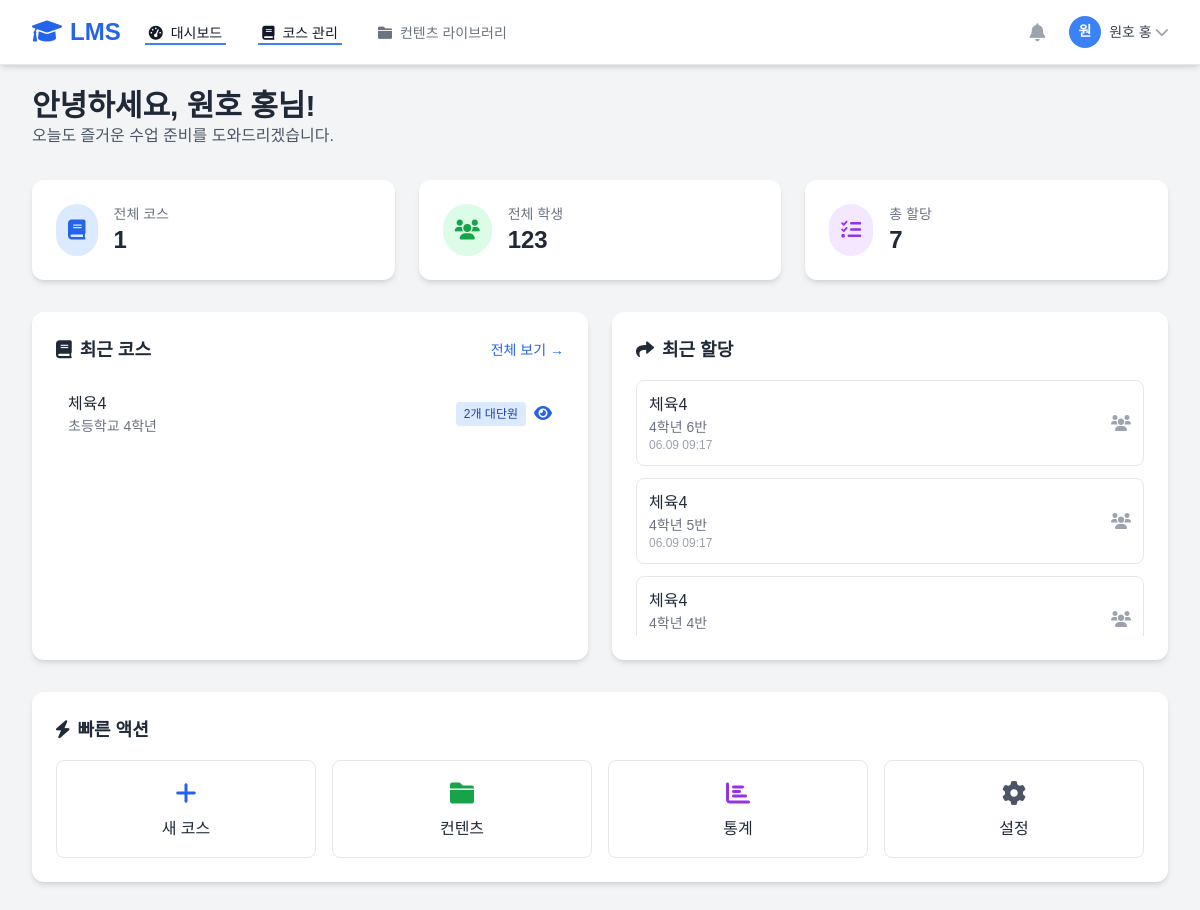
The app's page /teacher/course_dashboard/ (signed in) with its own data.
### teacher/models.py (models this page shows, shortened)
class Course(models.Model):
    subject_name = models.CharField('과목명', max_length=100)
    target = models.CharField('대상', max_length=100)
    description = models.TextField('설명', blank=True)
    teacher = models.ForeignKey(Teacher, on_delete=models.CASCADE, verbose_name='담당교사')
    is_active = models.BooleanField('활성화', default=True)
    created_at = models.DateTimeField('생성일', auto_now_add=True)
    updated_at = models.DateTimeField('수정일', auto_now=True)
    class Meta:
        verbose_name = '코스'
        verbose_name_plural = '코스'
        ordering = ['-created_at']

class CourseAssignment(models.Model):
    course = models.ForeignKey('Course', on_delete=models.CASCADE, related_name='assignments')
    assigned_class = models.ForeignKey(
        'accounts.Class',  # accounts 앱의 Class 모델
        on_delete=models.CASCADE,
        null=True,
        blank=True,
        related_name='course_assignments'
    )
    assigned_student = models.ForeignKey(
        'accounts.Student',  # accounts 앱의 Student 모델
        on_delete=models.CASCADE,
        null=True,
        blank=True,
        related_name='course_assignments'
    )
    assigned_at = models.DateTimeField(auto_now_add=True)
    due_date = models.DateTimeField(null=True, blank=True)
    is_completed = models.BooleanField(default=False)
    completed_at = models.DateTimeField(null=True, blank=True)
    class Meta:
        db_table = 'teacher_course_assignment'
        verbose_name = '코스 할당'
        verbose_name_plural = '코스 할당'
        unique_together = [
            ('course', 'assigned_class'),
            ('course', 'assigned_student'),
        ]
        indexes = [
            models.Index(fields=['course', 'assigned_class']),
            models.Index(fields=['course', 'assigned_student']),
            models.Index(fields=['due_date']),
        ]

### accounts/models.py (models this page shows, shortened)
class Class(models.Model):
    school = models.ForeignKey(School, on_delete=models.CASCADE)
    teachers = models.ManyToManyField(
        Teacher,
        through='ClassTeacher',  # 아래 정의된 중간 모델을 사용
        related_name='classes',
        verbose_name="담당 교사들"
    )
    grade = models.IntegerField(verbose_name="학년")
    class_number = models.IntegerField(verbose_name="반")
    name = models.CharField(max_length=50, verbose_name="학급명")
    created_at = models.DateTimeField(auto_now_add=True)
    class Meta:
        verbose_name = "학급"
        verbose_name_plural = "학급들"
        unique_together = ['school', 'grade', 'class_number']

### teacher/views.py (the view)
# urls.py: path('course_dashboard/',views.course_dashboard_view,name='course_dashboard'),
@login_required
@teacher_required
def course_dashboard_view(request):
    teacher = request.user.teacher
    stats = get_teacher_dashboard_stats(teacher)
    recent_courses = Course.objects.filter(teacher=teacher).order_by('-created_at')[:5]
    recent_students = Student.objects.filter(
        school_class__teachers=teacher
    ).select_related('user', 'school_class').order_by('-created_at').distinct()[:5]
    recent_assignments = CourseAssignment.objects.filter(
        course__teacher=teacher
    ).select_related('course', 'assigned_class', 'assigned_student').order_by('-assigned_at')[:10]
    context = {
        'stats': stats,
        'recent_courses': recent_courses,
        'recent_students': recent_students,
        'recent_assignments': recent_assignments,
    }
    return render(request, 'teacher/dashboard_0530.html', context)

### teacher/utils.py (called while the page is built)
def get_teacher_dashboard_stats(teacher):
    from accounts.models import Student, Class
    from teacher.models import Course, CourseAssignment
    teacher_classes = Class.objects.filter(teachers=teacher)
    total_students = Student.objects.filter(school_class__in=teacher_classes).distinct().count()
    total_classes_count = teacher_classes.count()
    total_courses = Course.objects.filter(teacher=teacher).count()
    total_assignments = CourseAssignment.objects.filter(course__teacher=teacher).count()
    return {
        'total_courses': total_courses,
        'total_students': total_students,
        'total_classes': total_classes_count,
        'total_assignments': total_assignments, # 템플릿과 일치시키기 위해 변수명 변경/추가
    }

### templates/teacher/dashboard_0530.html (shortened to what this page needs)
{% extends 'teacher/base.html' %}
{% block content %}
<div class="max-w-7xl mx-auto">
    <div class="mb-8">
        <h1 class="text-3xl font-bold text-gray-800">안녕하세요, {{ user.get_full_name }}님!</h1>
        <p class="text-gray-600">오늘도 즐거운 수업 준비를 도와드리겠습니다.</p>
    </div>
    <div class="grid grid-cols-1 md:grid-cols-3 gap-6 mb-8">
        <div class="bg-white rounded-xl shadow-md p-6">
            <div class="flex items-center">
                <div class="p-3 bg-blue-100 rounded-full">
                    <i class="fas fa-book text-blue-600 text-xl"></i>
                </div>
                <div class="ml-4">
                    <p class="text-gray-500 text-sm">전체 코스</p>
                    <p class="text-2xl font-bold text-gray-800">{{ stats.total_courses }}</p>
                </div>
            </div>
        </div>
        <div class="bg-white rounded-xl shadow-md p-6">
            <div class="flex items-center">
                <div class="p-3 bg-green-100 rounded-full">
                    <i class="fas fa-users text-green-600 text-xl"></i>
                </div>
                <div class="ml-4">
                    <p class="text-gray-500 text-sm">전체 학생</p>
                    <p class="text-2xl font-bold text-gray-800">{{ stats.total_students }}</p>
                </div>
            </div>
        </div>
        <div class="bg-white rounded-xl shadow-md p-6">
            <div class="flex items-center">
                <div class="p-3 bg-purple-100 rounded-full">
                    <i class="fas fa-tasks text-purple-600 text-xl"></i>
                </div>
                <div class="ml-4">
                    <p class="text-gray-500 text-sm">총 할당</p>
                    <p class="text-2xl font-bold text-gray-800">{{ stats.total_assignments }}</p>
                </div>
            </div>
        </div>
    </div>
    <div class="grid grid-cols-1 lg:grid-cols-2 gap-6">
        <div class="bg-white rounded-xl shadow-md p-6">
            <div class="flex items-center justify-between mb-4">
                <h3 class="text-lg font-semibold text-gray-800">
                    <i class="fas fa-book mr-2"></i>최근 코스
                </h3>
                <a href="{% url 'teacher:course_list' %}" class="text-blue-600 hover:text-blue-800 text-sm">
                    전체 보기 →
                </a>
            </div>
            {% if recent_courses %}
            <div class="space-y-3">
                {% for course in recent_courses %}
                <div class="flex items-center justify-between p-3 hover:bg-gray-50 rounded-lg transition duration-200">
                    <div>
                        <h4 class="font-medium text-gray-800">{{ course.subject_name }}</h4>
                        <p class="text-sm text-gray-500">{{ course.target }}</p>
                    </div>
                    <div class="flex items-center space-x-2">
                        <span class="text-xs bg-blue-100 text-blue-800 px-2 py-1 rounded">
                            {{ course.chapters.count }}개 대단원
                        </span>
                        <a href="{% url 'teacher:course_detail' course.id %}"
                           class="text-blue-600 hover:text-blue-800">
                            <i class="fas fa-eye"></i>
                        </a>
                    </div>
                </div>
                {% endfor %}
            </div>
            {% endif %}
        </div>
        <div class="bg-white rounded-xl shadow-md p-6">
            <div class="flex items-center justify-between mb-4">
                <h3 class="text-lg font-semibold text-gray-800">
                    <i class="fas fa-share mr-2"></i>최근 할당
                </h3>
            </div>
            {% if recent_assignments %}
            <div class="space-y-3 max-h-64 overflow-y-auto">
                {% for assignment in recent_assignments %}
                <div class="flex items-center justify-between p-3 border border-gray-200 rounded-lg">
                    <div>
                        <h4 class="font-medium text-gray-800">{{ assignment.course.subject_name }}</h4>
                        <p class="text-sm text-gray-500">
                            {% if assignment.assigned_class %}
                                {{ assignment.assigned_class.name }}
                            {% else %}
                                {{ assignment.assigned_student.user.get_full_name }}
                            {% endif %}
                        </p>
                        <p class="text-xs text-gray-400">{{ assignment.assigned_at|date:"m.d H:i" }}</p>
                    </div>
                    <i class="fas fa-{% if assignment.assigned_class %}users{% else %}user{% endif %} text-gray-400"></i>
                </div>
                {% endfor %}
            </div>
            {% else %}
            <div class="text-center py-8">
                <i class="fas fa-share text-4xl text-gray-300 mb-4"></i>
                <p class="text-gray-500">할당 기록이 없습니다</p>
            </div>
            {% endif %}
        </div>
    </div>
    <div class="mt-8 bg-white rounded-xl shadow-md p-6">
        <h3 class="text-lg font-semibold text-gray-800 mb-4">
            <i class="fas fa-bolt mr-2"></i>빠른 액션
        </h3>
        <div class="grid grid-cols-2 md:grid-cols-4 gap-4">
            <a href="{% url 'teacher:course_create' %}"
               class="flex flex-col items-center p-4 border border-gray-200 rounded-lg hover:bg-gray-50 transition duration-200">
                <i class="fas fa-plus text-blue-600 text-2xl mb-2"></i>
                <span class="text-gray-800 font-medium">새 코스</span>
            </a>
            <a href="#"
               class="flex flex-col items-center p-4 border border-gray-200 rounded-lg hover:bg-gray-50 transition duration-200">
                <i class="fas fa-folder text-green-600 text-2xl mb-2"></i>
                <span class="text-gray-800 font-medium">컨텐츠</span>
            </a>
            <a href="#" onclick="alert('기능 개발 중입니다.')"
               class="flex flex-col items-center p-4 border border-gray-200 rounded-lg hover:bg-gray-50 transition duration-200">
                <i class="fas fa-chart-bar text-purple-600 text-2xl mb-2"></i>
                <span class="text-gray-800 font-medium">통계</span>
            </a>
            <a href="#" onclick="alert('기능 개발 중입니다.')"
               class="flex flex-col items-center p-4 border border-gray-200 rounded-lg hover:bg-gray-50 transition duration-200">
                <i class="fas fa-cog text-gray-600 text-2xl mb-2"></i>
                <span class="text-gray-800 font-medium">설정</span>
            </a>
        </div>
    </div>
</div>
{% endblock %}

### templates/teacher/base.html (shortened to what this page needs)
<!DOCTYPE html>
<html lang="ko">
<head>
    <script src="https://cdn.tailwindcss.com?plugins=forms,typography,aspect-ratio,line-clamp"></script>
    <link rel="stylesheet" href="https://cdnjs.cloudflare.com/ajax/libs/font-awesome/6.0.0/css/all.min.css">
</head>
<body class="bg-gray-100">
    <nav class="bg-white shadow-md border-b border-gray-200 fixed w-full top-0 z-50">
        <div class="max-w-7xl mx-auto px-4 sm:px-6 lg:px-8">
            <div class="flex justify-between h-16">
                <div class="flex items-center">
                    <div class="flex-shrink-0">
                        <a href="{% url 'teacher:dashboard' %}" class="text-2xl font-bold text-blue-600">
                            <i class="fas fa-graduation-cap mr-2"></i>LMS
                        </a>
                    </div>
                    <div class="hidden md:ml-6 md:flex md:space-x-8">
                        <a href="{% url 'teacher:dashboard' %}"
                           class="{% if 'dashboard' in request.resolver_match.url_name %}border-blue-500 text-gray-900{% else %}border-transparent text-gray-500 hover:text-gray-700 hover:border-gray-300{% endif %} inline-flex items-center px-1 pt-1 border-b-2 text-sm font-medium">
                            <i class="fas fa-tachometer-alt mr-2"></i>대시보드
                        </a>
                        <a href="{% url 'teacher:course_dashboard' %}"
                           class="{% if 'course' in request.resolver_match.url_name %}border-blue-500 text-gray-900{% else %}border-transparent text-gray-500 hover:text-gray-700 hover:border-gray-300{% endif %} inline-flex items-center px-1 pt-1 border-b-2 text-sm font-medium">
                            <i class="fas fa-book mr-2"></i>코스 관리
                        </a>
                        <a href="{% url 'teacher:contents_list' %}"
                           class="{% if 'contents_list' in request.resolver_match.url_name %}border-blue-500 text-gray-900{% else %}border-transparent text-gray-500 hover:text-gray-700 hover:border-gray-300{% endif %} inline-flex items-center px-1 pt-1 border-b-2 text-sm font-medium">
                            <i class="fas fa-folder mr-2"></i>컨텐츠 라이브러리
                        </a>
                    </div>
                </div>
                <div class="flex items-center">
                    <div class="flex items-center space-x-4">
                        <button class="p-2 text-gray-400 hover:text-gray-500">
                            <i class="fas fa-bell text-lg"></i>
                        </button>
                        <div class="relative">
                            <button class="flex items-center text-sm rounded-full focus:outline-none focus:ring-2 focus:ring-offset-2 focus:ring-blue-500"
                                    id="user-menu-button" onclick="toggleUserMenu()">
                                <img class="h-8 w-8 rounded-full bg-blue-500 flex items-center justify-center text-white font-bold"
                                     alt="{{ user.get_full_name }}">
                                <span class="ml-2 text-gray-700">{{ user.get_full_name|default:user.username }}</span>
                                <i class="fas fa-chevron-down ml-1 text-gray-400"></i>
                            </button>
                        </div>
                    </div>
                </div>
            </div>
        </div>
    </nav>
    <main class="pt-16 min-h-screen">
        <div class="max-w-7xl mx-auto py-6 px-4 sm:px-6 lg:px-8">
            {% block content %}{% endblock %}
        </div>
    </main>
        </body>
        </html>

### records on screen
Course: subject_name "체육4", target "초등학교 4학년", chapters.count "2"
CourseAssignment: course.subject_name "체육4", assigned_class.name "4학년 6반", assigned_at "06.09 09:17"
CourseAssignment: course.subject_name "체육4", assigned_class.name "4학년 5반", assigned_at "06.09 09:17"
CourseAssignment: course.subject_name "체육4", assigned_class.name "4학년 4반"

### other values on screen
{{ user.get_full_name|default:user.username }} "원호 홍"
{{ user.get_full_name }} "원호 홍"
{{ stats.total_courses }} "1"
{{ stats.total_students }} "123"
{{ stats.total_assignments }} "7"
